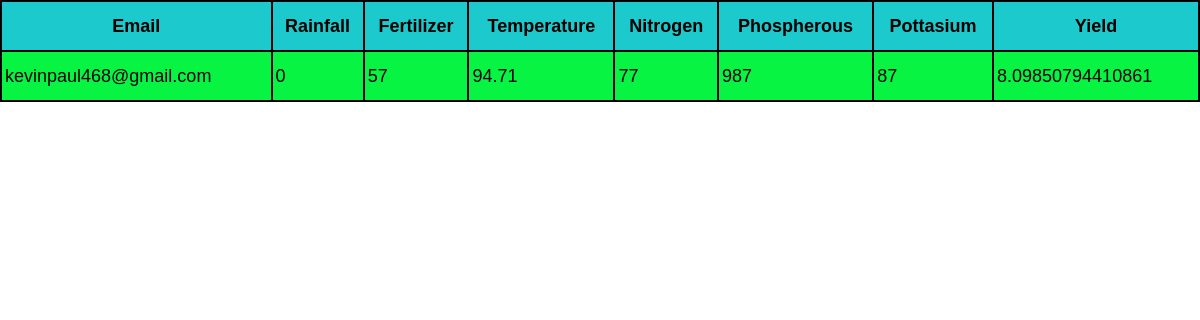
Before: /records with the older database file.
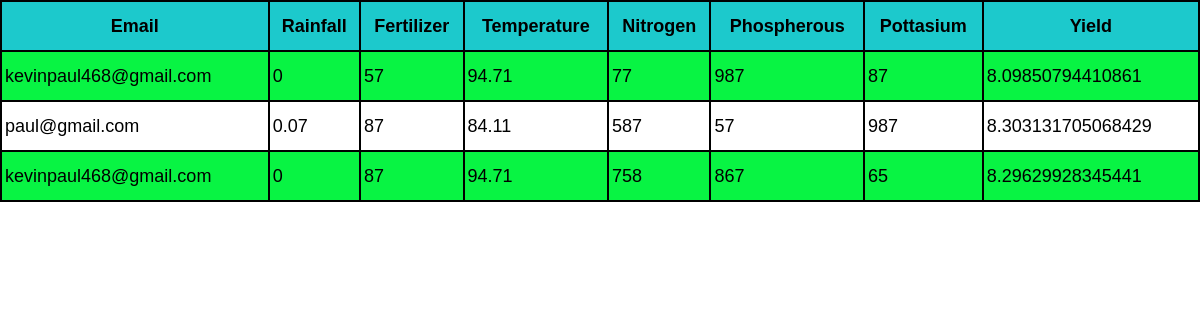
After: the same page with the newer database file.
### tables this page shows
CREATE TABLE data(email TEXT , rainfall int, fertilizer int, temperature int, nitrogen int, phosphorus int, potassium int, yield int);

### app.py (the view)
@app.route('/records')
def records():
    db_file = "crop_yield.db"
    try:
        conn = sqlite3.connect(db_file)
        cur = conn.cursor()
    except sqlite3.Error as e:
        print("Error connecting to database:", e)
        exit()
    query = "SELECT * FROM data"
    try:
        cur.execute(query)
        rows = cur.fetchall()
        return render_template('records.html', rows=rows)
    except sqlite3.Error as e:
        print("Error executing query:", e)
        conn.close()
        exit()

### templates/records.html (shortened to what this page needs)
<!DOCTYPE html>
<html lang="en">
<head>
    <link rel="stylesheet" href="/static/admin.css">
</head>
<body>
    <table>
        <tr>
            <th>Email</th>
            <th>rainfall</th>
            <th>fertilizer</th>
            <th>temperature</th>
            <th>nitrogen</th>
            <th>phospherous</th>
            <th>pottasium</th>
            <th>yield</th>
        </tr>
        {% for row in rows %}
        <tr>
            {% for value in row %}
            <td>{{ value }}</td>
            {% endfor %}
        </tr>
        {% endfor %}
    </table>
</body>
</html>

### static/admin.css (style rules this page uses)
* { margin: 0; padding: 0; box-sizing: border-box; font-family: Arial, Helvetica, sans-serif; }
table { width: 100%; border: 2px solid black; border-collapse: collapse; border-radius: 10px; }
table, td, th { font-size: large; padding: 3px; }
th { text-align: center; text-transform: capitalize; background-color: #1cc9cc; }
tr { height: 50px; }
tr:nth-child(even) { background-color: #08f443; }
td, th { border: 2px solid black; height: 200%; border-collapse: collapse; }

Changed rows visible on the page:
added data: email "paul@gmail.com", rainfall "0.07", row "87" "57", temperature "84.11", nitrogen "587", potassium "987", yield "8.303131705068429"
added data: email "kevinpaul468@gmail.com", row "0" "87" "65", temperature "94.71", nitrogen "758", phosphorus "867", yield "8.29629928345441"
